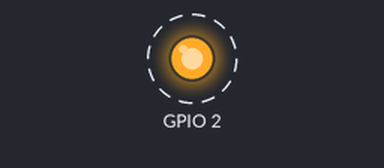
The program below on a simulated ESP32 board running MicroPython. Parts: output pins drawn as LEDs (lit = HIGH). Dashed ring = blinking. Library files of the repository ran but are not shown: 1 file(s).

Above: at 0.5 s.
Timing chart, 0 to 4.6 s (numbered marks = the images above):
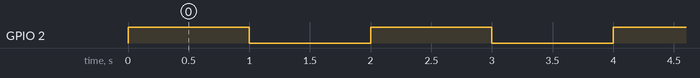

Measured:
- by itself, GPIO 2: alternates HIGH for 1.0 s and LOW for 1.0 s

The program:

main.py
```python
while(1):
	led.value(1)			#Setting led to high
	time.sleep_ms(1000)      # sleep for 500 milliseconds
	led.value(0)			#Setting led to low
	time.sleep_ms(1000)      # sleep for 500 milliseconds
```
